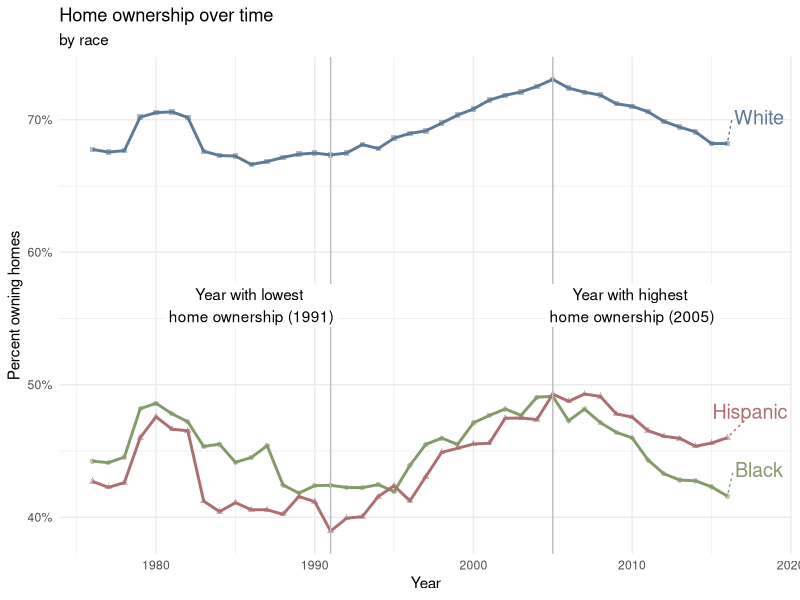
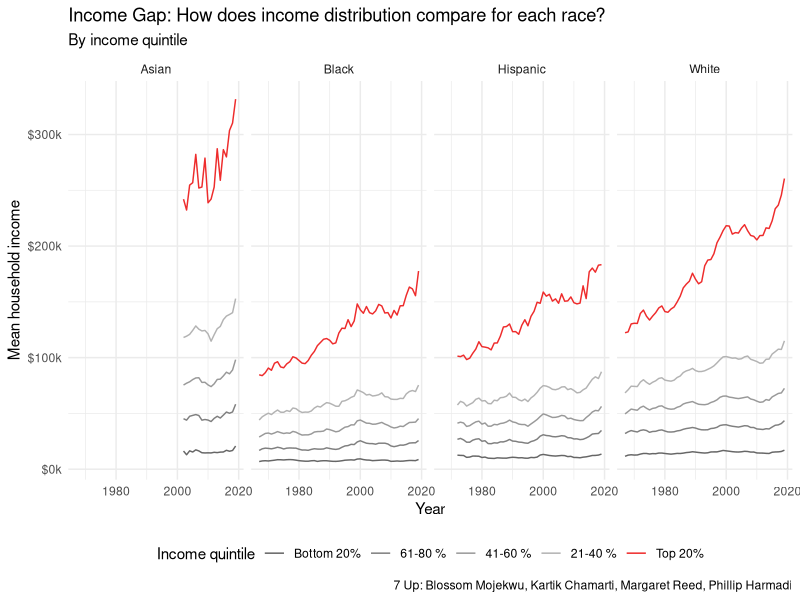
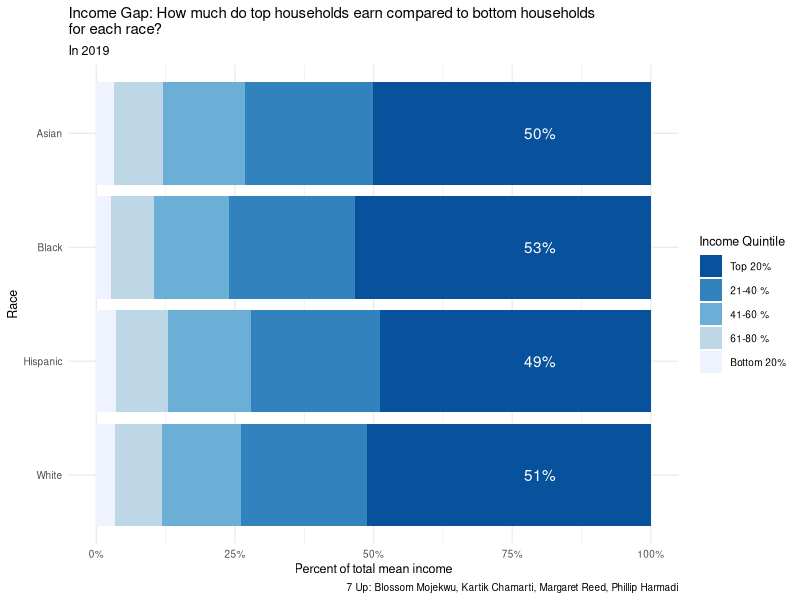

Source code (R) for these figures, in order:
## ---- chunk 1
knitr::opts_chunk$set(echo = TRUE)
## ---- chunk 2
library(tidyverse)
library(viridis)
library(ggrepel)
library(ggthemes)
# library(gganimate)
## ---- chunk 3
income_mean <- read_csv(file = "../data/income_mean.csv")
home_owner <- read_csv(file = "../data/home_owner.csv")
## ---- chunk 4
lowest_year <- home_owner %>%
  group_by(year) %>%
  summarize(mean_pct_unweighted = mean(home_owner_pct)) %>%
  arrange(mean_pct_unweighted) %>%
  slice(1) %>%
  pull(year)
highest_year <- home_owner %>%
  group_by(year) %>%
  summarize(mean_pct_unweighted = mean(home_owner_pct)) %>%
  arrange(desc(mean_pct_unweighted)) %>%
  slice(1) %>%
  pull(year)

last_year <- home_owner %>%
  group_by(race) %>%
  filter(year == max(year))
## ---- chunk 5
home_owner %>%
  ggplot(
    aes(x = year, y = home_owner_pct, color = race, shape = race)
  ) +
  geom_line(size = 1) +
  geom_point(alpha = 0.5, size = 1.5) +
  geom_vline(aes(xintercept = lowest_year), color = "grey") +
  geom_vline(aes(xintercept = highest_year), color = "grey") +
  geom_label(x = lowest_year - 5, y = 0.56, 
            label = paste0("Year with lowest \nhome ownership (", lowest_year, ")"), 
            color = "black",
            label.size = NA) +
    geom_label(x = highest_year + 5, y = 0.56, 
            label = paste0("Year with highest \nhome ownership (", highest_year, ")"), 
            color = "black",
            label.size = NA) +
  geom_text_repel(data = last_year,
                  aes(label = race),
                  direction = "y",
                  nudge_x = 2,
                  nudge_y = 0.02,
                  size = 5,
                  segment.linetype = "dotted") +
  # gganimate::transition_reveal(year) +
  # scale_color_viridis_d() +
  scale_color_manual(values=c("#859a6a", "#ad6e72", "#5d7a96")) +
  scale_y_continuous(labels = scales::percent_format(scale = 100)) +
  labs(
    x = "Year",
    y = "Percent owning homes",
    color = "Race",
    shape = "Race",
    title = "Home ownership over time",
    subtitle = "by race"
  ) +
  theme_minimal() +
  theme(legend.position = "none")
## ---- chunk 6
income_mean <- income_mean %>%
  filter(!str_detect(race, "Combination"),
         !str_detect(race, "Not Hispanic"),
         !str_detect(race, "All"),
         dollar_type == "2019 Dollars",
         income_quintile != "Top 5%") %>%
  group_by(year, race, income_quintile) %>%
  summarize(income_dollars =  mean(income_dollars), 
            .groups = "drop") %>%
  mutate(race = str_remove(race, ',?\\s(.*)'),
         income_quintile = ordered(income_quintile, c("Lowest", "Second", 
                                                      "Middle", "Fourth", 
                                                      "Highest")),
      income_percentile = case_when(
        income_quintile == "Top 5%"   ~ "1st - 5th",
        income_quintile == "Highest"  ~ "Top 20%",
        income_quintile == "Fourth"   ~ "21-40 %",
        income_quintile == "Middle"   ~ "41-60 %",
        income_quintile == "Second"   ~ "61-80 %",
        income_quintile == "Lowest"   ~ "Bottom 20%"),
        income_percentile = ordered(income_percentile, 
                                  c("Bottom 20%", "61-80 %", "41-60 %", 
                                    "21-40 %", "Top 20%")))
## ---- chunk 7
highest_perc_table <- income_mean %>%
  filter(year == 2019) %>%
  group_by(race) %>%
  transmute(income_quintile, percent = income_dollars/sum(income_dollars)) %>%
  filter(income_quintile == "Highest")
## ---- chunk 8
income_mean %>%
  ggplot(
    aes(x = year, y = income_dollars, color = income_percentile)
  ) +
  geom_line() +
  facet_wrap(.~race, nrow = 1) +
  scale_y_continuous(labels = scales::label_number(big.mark = ",", 
                                                   scale = 0.001, 
                                                   suffix = "k",
                                                   prefix = "$")) +
  scale_color_manual(values = c("grey40", "grey50", "grey60", "grey70", 
                                "firebrick2")) +
  labs(
    title = "Income Gap: How does income distribution compare for each race?",
    subtitle = "By income quintile",
    x = "Year", 
    y = "Mean household income", 
    color = "Income quintile",
    caption = "7 Up: Blossom Mojekwu, Kartik Chamarti, Margaret Reed, Phillip Harmadi"
    ) +
  theme_minimal() +
  theme(legend.position = "bottom")
## ---- chunk 9
income_mean %>%
  filter(year == 2019) %>%
  ggplot(
    aes(x = income_dollars,
        y = reorder(race, desc(race)))
    ) + 
  geom_bar(
    position = "fill", 
    stat = "identity", 
    aes(fill = reorder(income_percentile, desc(income_percentile)))
    ) +
  geom_text(
    data = highest_perc_table, 
    aes(
      y = race, label = paste0(round(percent, 2)*100, "%")),
    x = 0.8, 
    color = "white") +
  scale_fill_brewer(type = "seq", palette = "Blues", direction = -1) +
  labs(
    title = "Income Gap: How much do top households earn compared to bottom households \nfor each race?",
    subtitle = "In 2019",
    x = "Percent of total mean income", 
    y = "Race", 
    fill = "Income Quintile",
    caption = "7 Up: Blossom Mojekwu, Kartik Chamarti, Margaret Reed, Phillip Harmadi"
    ) +
  scale_colour_viridis_d() +
  scale_x_continuous(labels = scales::percent_format(scale = 100)) +
  theme_minimal(base_size = 10) +
  theme(text = element_text(size = 9))
